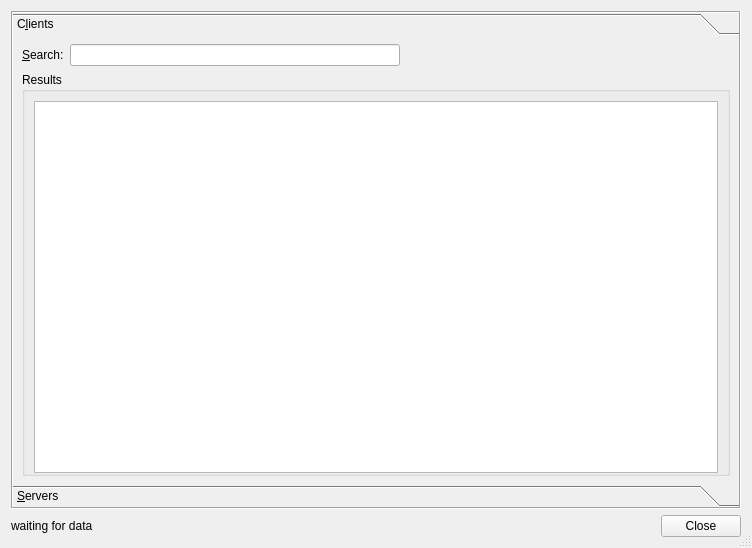
<?xml version="1.0" encoding="UTF-8"?>
<ui version="4.0">
 <class>ListClientsDialog</class>
 <widget class="QDialog" name="ListClientsDialog">
  <property name="geometry">
   <rect>
    <x>0</x>
    <y>0</y>
    <width>752</width>
    <height>548</height>
   </rect>
  </property>
  <property name="windowTitle">
   <string>Clients and servers</string>
  </property>
  <property name="windowIcon">
   <iconset>
    <normaloff>:/icons/qutescoop.png</normaloff>:/icons/qutescoop.png</iconset>
  </property>
  <property name="sizeGripEnabled">
   <bool>true</bool>
  </property>
  <layout class="QVBoxLayout" name="verticalLayout">
   <item>
    <widget class="QToolBox" name="toolBox">
     <property name="frameShape">
      <enum>QFrame::Box</enum>
     </property>
     <property name="frameShadow">
      <enum>QFrame::Sunken</enum>
     </property>
     <property name="currentIndex">
      <number>0</number>
     </property>
     <property name="tabSpacing">
      <number>0</number>
     </property>
     <widget class="QWidget" name="pageClients">
      <property name="geometry">
       <rect>
        <x>0</x>
        <y>0</y>
        <width>730</width>
        <height>443</height>
       </rect>
      </property>
      <attribute name="label">
       <string>C&amp;lients</string>
      </attribute>
      <layout class="QVBoxLayout" name="verticalLayout_3">
       <item>
        <layout class="QGridLayout" name="gridLayout">
         <item row="0" column="1">
          <widget class="QLineEdit" name="editFilter">
           <property name="toolTip">
            <string>Wildcards (*, ?) and &quot;Regular Expressions&quot; allowed</string>
           </property>
          </widget>
         </item>
         <item row="0" column="0">
          <widget class="QLabel" name="label">
           <property name="text">
            <string>&amp;Search:</string>
           </property>
           <property name="buddy">
            <cstring>editFilter</cstring>
           </property>
          </widget>
         </item>
         <item row="0" column="2">
          <spacer name="horizontalSpacer">
           <property name="orientation">
            <enum>Qt::Horizontal</enum>
           </property>
           <property name="sizeHint" stdset="0">
            <size>
             <width>40</width>
             <height>20</height>
            </size>
           </property>
          </spacer>
         </item>
        </layout>
       </item>
       <item>
        <widget class="QGroupBox" name="boxResults">
         <property name="title">
          <string>Results</string>
         </property>
         <layout class="QVBoxLayout" name="verticalLayout_2">
          <property name="bottomMargin">
           <number>0</number>
          </property>
          <item>
           <widget class="QTreeView" name="treeListClients">
            <property name="toolTip">
             <string>Lists all connected Clients for the selected network</string>
            </property>
            <property name="rootIsDecorated">
             <bool>false</bool>
            </property>
            <property name="sortingEnabled">
             <bool>true</bool>
            </property>
           </widget>
          </item>
         </layout>
        </widget>
       </item>
      </layout>
     </widget>
     <widget class="QWidget" name="pageServers">
      <property name="geometry">
       <rect>
        <x>0</x>
        <y>0</y>
        <width>730</width>
        <height>443</height>
       </rect>
      </property>
      <attribute name="label">
       <string>&amp;Servers</string>
      </attribute>
      <layout class="QVBoxLayout" name="verticalLayout_4">
       <item>
        <layout class="QHBoxLayout" name="horizontalLayout_2">
         <item>
          <widget class="QPushButton" name="pbPingServers">
           <property name="toolTip">
            <string>Find the &quot;ping&quot; to the server, that is the time (in milliseconds) a packet needs to travel between you and the server. This is also called &quot;network lag&quot;</string>
           </property>
           <property name="text">
            <string>&amp;ping servers</string>
           </property>
          </widget>
         </item>
         <item>
          <spacer name="horizontalSpacer_2">
           <property name="orientation">
            <enum>Qt::Horizontal</enum>
           </property>
           <property name="sizeHint" stdset="0">
            <size>
             <width>40</width>
             <height>20</height>
            </size>
           </property>
          </spacer>
         </item>
        </layout>
       </item>
       <item>
        <widget class="QTableWidget" name="serversTable">
         <property name="toolTip">
          <string>Lists all servers that have been announced in Whazzup</string>
         </property>
         <property name="editTriggers">
          <set>QAbstractItemView::NoEditTriggers</set>
         </property>
         <property name="selectionMode">
          <enum>QAbstractItemView::SingleSelection</enum>
         </property>
         <property name="selectionBehavior">
          <enum>QAbstractItemView::SelectRows</enum>
         </property>
         <property name="verticalScrollMode">
          <enum>QAbstractItemView::ScrollPerPixel</enum>
         </property>
         <property name="horizontalScrollMode">
          <enum>QAbstractItemView::ScrollPerPixel</enum>
         </property>
         <property name="showGrid">
          <bool>false</bool>
         </property>
         <property name="sortingEnabled">
          <bool>false</bool>
         </property>
         <property name="cornerButtonEnabled">
          <bool>false</bool>
         </property>
         <attribute name="verticalHeaderVisible">
          <bool>false</bool>
         </attribute>
        </widget>
       </item>
      </layout>
     </widget>
    </widget>
   </item>
   <item>
    <layout class="QHBoxLayout" name="horizontalLayout">
     <item>
      <widget class="QLabel" name="lblStatusInfo">
       <property name="text">
        <string>waiting for data</string>
       </property>
      </widget>
     </item>
     <item>
      <spacer name="horizontalSpacer_3">
       <property name="orientation">
        <enum>Qt::Horizontal</enum>
       </property>
       <property name="sizeHint" stdset="0">
        <size>
         <width>40</width>
         <height>20</height>
        </size>
       </property>
      </spacer>
     </item>
     <item>
      <widget class="QDialogButtonBox" name="buttonBox">
       <property name="standardButtons">
        <set>QDialogButtonBox::Close</set>
       </property>
      </widget>
     </item>
    </layout>
   </item>
  </layout>
 </widget>
 <resources/>
 <connections>
  <connection>
   <sender>buttonBox</sender>
   <signal>clicked(QAbstractButton*)</signal>
   <receiver>ListClientsDialog</receiver>
   <slot>close()</slot>
   <hints>
    <hint type="sourcelabel">
     <x>557</x>
     <y>439</y>
    </hint>
    <hint type="destinationlabel">
     <x>602</x>
     <y>392</y>
    </hint>
   </hints>
  </connection>
 </connections>
</ui>
